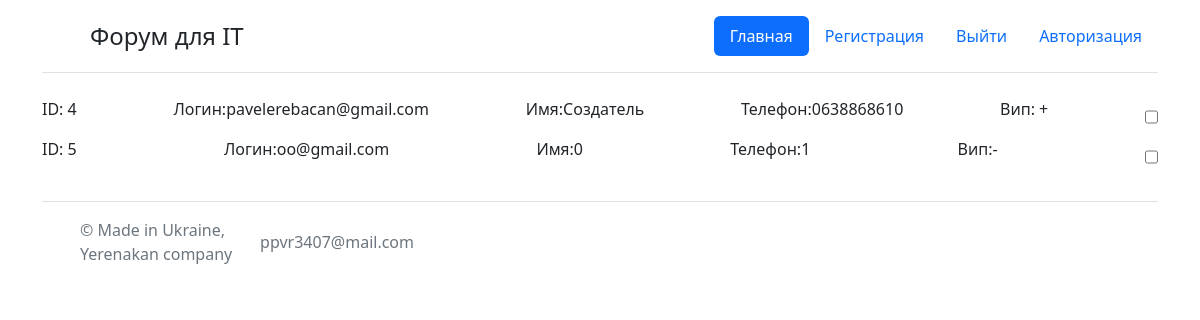
The page /admin on the database its author committed.
### packages/modells.py (models this page shows)
class User(db.Model, UserMixin):
    id = db.Column(db.Integer, primary_key=True)
    login = db.Column(db.String(120), nullable=False, unique=True)
    password = db.Column(db.String, nullable=False)
    user_name = db.Column(db.String(20), nullable=False)
    tel = db.Column(db.String)
    super_vip = db.Column(db.Boolean,default=False)

### packages/routes.py (the view)
@app.route('/admin' , methods = ['POST','GET'])
def admin():
    users = User.query.all()
    return render_template("admin.html", users=users)

### packages/templates/admin.html (shortened to what this page needs)
{% extends "base.html" %}
{% block body %}
{% for user in users %}
<div class="container">
    <div class="my-row">
        <p>ID: {{user.id}}</p>
        <p>Логин:{{user.login}}</p>
        <p>Имя:{{user.user_name}}</p>
        <p>Телефон:{{user.tel}}</p>
        {% if user.super_vip == True %}
        <p>Вип: +</p>
        {% else %}
        <p>Вип:-</p>
        {% endif %}
        <input type="checkbox" name="cheked">
    </div>
</div>
{% endfor %}
{% endblock %}

### packages/static/css/style.css (style rules this page uses)
.my-row { display: flex; justify-content: space-between; }

### rows shown on the page
User: id "4", login "pavelerebacan@gmail.com", user_name "Создатель", tel "0638868610", super_vip "Вип: +"
User: id "5", login "oo@gmail.com", user_name "0", tel "1", super_vip "Вип:-"
